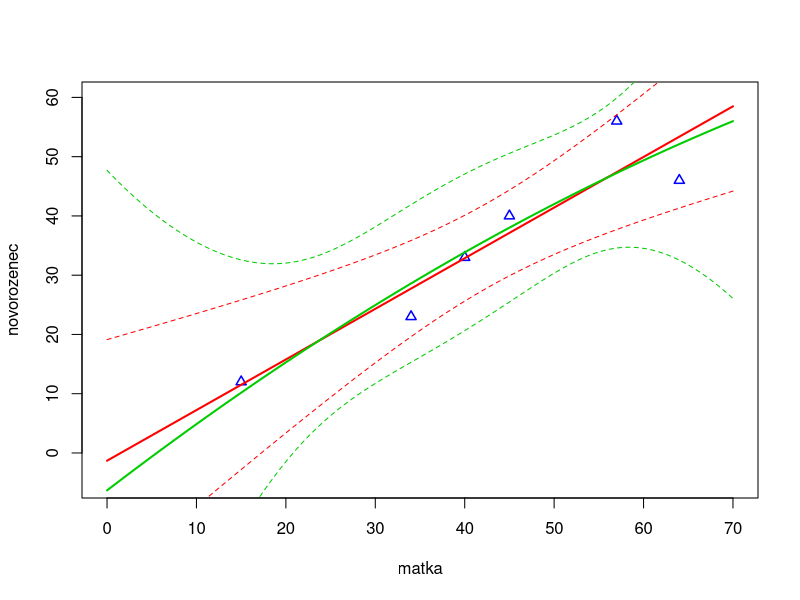
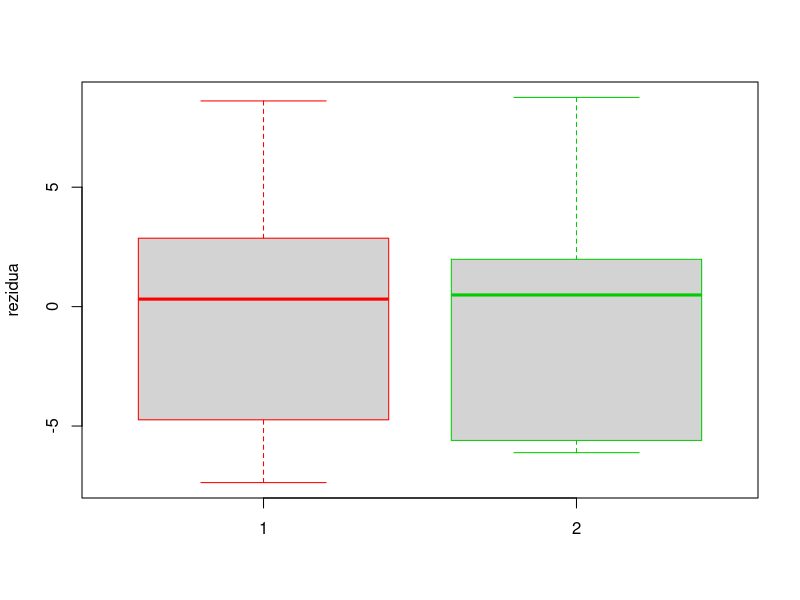

Source code (R) for these figures, in order:
# =============================================================================================================================
# Priklad 1 

tabulka <- read.csv (file = "KysMlecna.csv", header = TRUE, sep = ",", dec = ".")
names (tabulka)
str (tabulka)
summary (tabulka)

# primka 

model1 <- lm (novorozenec ~ matka, data = tabulka) 
model1
#provedeme pro celkovy vypis informaci
prehled1 <- summary (model1)
#Intercept je "beta 0"
prehled1
#beta0 = -1.3, beta1 = 0.85
# Yi = -1.3 + 0.85 + xi + "epsilon i"

model1$coefficients
coef (model1)
model1$residuals
residuals (model1)
model1$fitted.values
fitted.values (model1)
model.matrix (model1)

prehled1$sigma
prehled1$df
prehled1$r.squared
prehled1$adj.r.squared
prehled1$fstatistic

# parabola

model2 <- lm (novorozenec ~ matka + I(matka^2), data = tabulka) 
model2
prehled2 <- summary (model2)
#p hodnoty jsou vysoke takze je to spatny(pro slovaky zly) model
prehled2

model2$coefficients
coef (model2)
model2$residual2
residuals (model2)
model2$fitted.values
fitted.values (model2)
model.matrix (model2)

prehled2$sigma
prehled2$df
prehled2$r.squared
prehled2$adj.r.squared
prehled2$fstatistic

# grafika

summary (tabulka)
plot (c (0, 70), c (-5, 60), type = "n", xlab = "matka", ylab = "novorozenec")

points (tabulka$matka, tabulka$novorozenec, col = "blue", pch = 24, lwd = 1.5, cex = 1.0)

# pruchystame si sit na x-ove ose
x <- seq (0, 70, by = 0.1)
# pomoci funkce "predict" nechame dopocitat odpovidajici Y-ove hodnoty na regresni funkci
Y1 <- predict (model1, data.frame (matka = x))
Y2 <- predict (model2, data.frame (matka = x))

#primka
lines (x, Y1, col = "red", lwd = 2)
#parabola
lines (x, Y2, col = "#00cc00", lwd = 2)

# 95% intervaly spolehlivosti pro koeficienty modelu
confint (model1, level = 0.95)
# porovnejte je s testy vyznamnosti jednotlivych parametru
prehled1

confint (model2, level = 0.95)
prehled2

# muzeme prikreslit 95% pasy spolehlivosti pro stredni hodnotu, tj. kolem regresni funkce
CI1 <- predict (model1, data.frame (matka = x), interval = "confidence", level = 0.95)
CI2 <- predict (model2, data.frame (matka = x), interval = "confidence", level = 0.95)
lines (x, CI1[,2], col = "red", lty = 2)
lines (x, CI1[,3], col = "red", lty = 2)
lines (x, CI2[,2], col = "#00cc00", lty = 2)
lines (x, CI2[,3], col = "#00cc00", lty = 2)
#IMPORTANT - ulozeni grafu do PDF }budeme potrebovat na zapoctu)
dev.copy2pdf (file = "obrazek.pdf", width = 5, height = 4)

# boxploty rezidui

boxplot (model1$residuals, model2$residuals, ylab = "rezidua", names = c(1,2), border = c ("red", "#00cc00"))
dev.copy2pdf (file = "obrazek2.pdf", width = 3.5, height = 4)

# porovnani modelu

#tady jsou reziuda lepsi
sum (model1$residuals^2) / model1$df.residual
prehled1$r.squared
prehled1$adj.r.squared

sum (model2$residuals^2) / model2$df.residual
prehled2$r.squared
prehled2$adj.r.squared

anova (model1, model2) 

#oba vysly OK ale volim ten jednodussi - primka
# primka je vhodnejsim modelem, rozhodneme se zde napr. podle rezidualniho souctu ctvercu ci korigovaneho indexu determinace
# ANOVA zde hypotezu o rovnosti strednich hodnot nezamita

